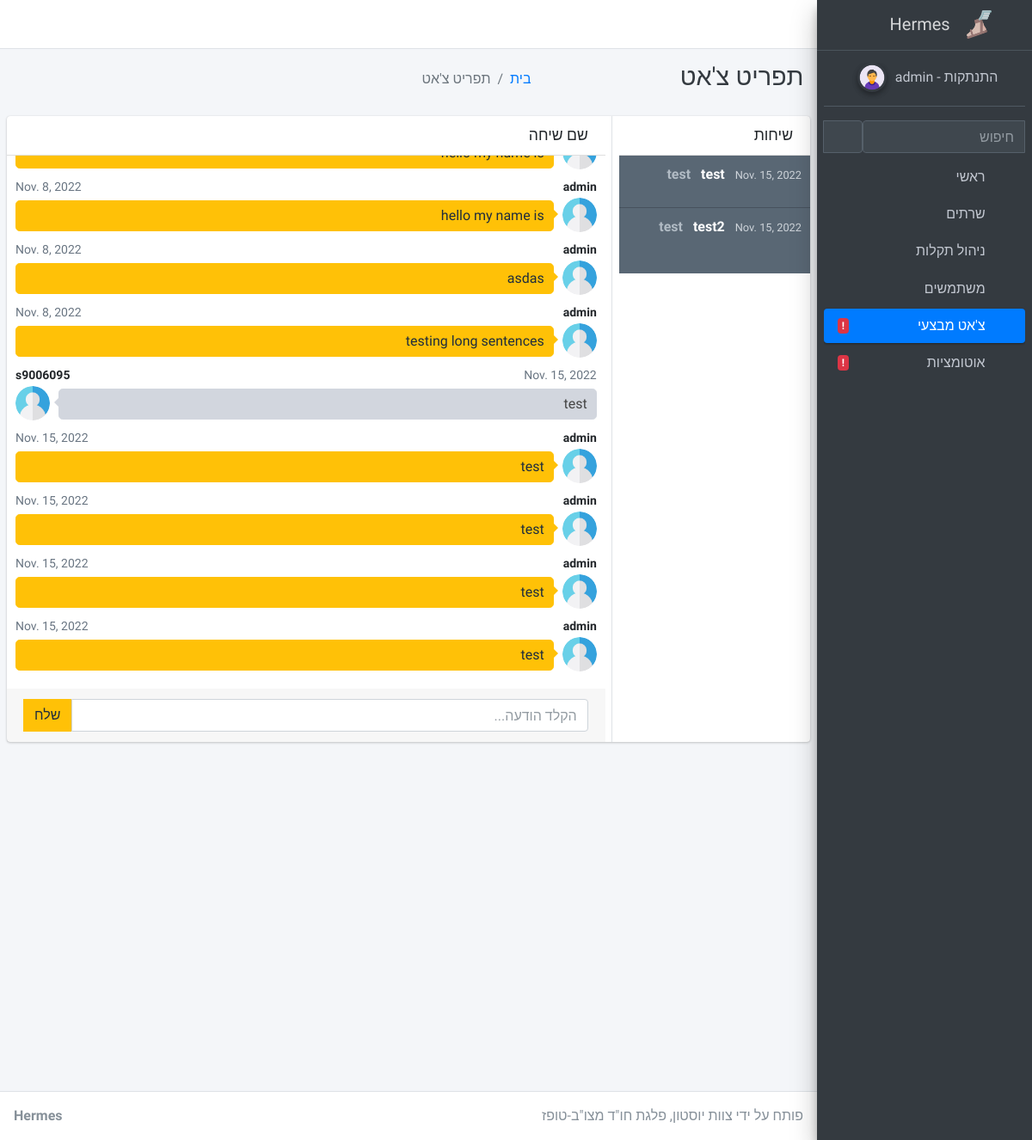
The app's page /chat/test/ (signed in) with its own data.
### apps/chat/models.py (models this page shows, shortened)
class Message(models.Model):
    room = models.ForeignKey(Room, related_name='messages', on_delete=models.CASCADE)
    user = models.ForeignKey(User, related_name='messages', on_delete=models.CASCADE)
    content = models.TextField()
    date_added = models.DateField(auto_now_add=True)
    class Meta:
        ordering = ('date_added',)

class Room(models.Model):
    name = models.CharField(max_length=255)
    slug = models.SlugField(unique=True)
    updated = models.DateField(auto_now_add=True)
    lastMessage = models.CharField(blank=True,max_length=255)

### apps/chat/views.py (the view)
# urls.py: path('<slug:slug>/', views.rooms_id, name='rooms_id'),
@login_required
def rooms_id(request, slug):
    context = {'chat'}
    rooms = Room.objects.all()
    current = Room.objects.get(slug=slug)
    messages = Message.objects.filter(room=current)[0:25]
    return render(request, 'chat/rooms.html', {'room': current, 'rooms': rooms, 'messages': messages, 'segment': context})

### apps/context_processors.py (called while the page is built)
def cfg_assets_root(request):
    return { 'ASSETS_ROOT' : settings.ASSETS_ROOT }

### apps/templates/chat/rooms.html (shortened to what this page needs)
{% extends 'layouts/base.html' %}
{% block body_class %} sidebar-mini layout-fixed layout-navbar-fixed layout-footer-fixed {% endblock body_class %}
{% block stylesheets %}
  <link rel="stylesheet" href="{{ ASSETS_ROOT }}/plugins/fontawesome-free/css/all.min.css">
  <link rel="stylesheet" href="{{ ASSETS_ROOT }}/css/adminlte.min.css">
{% endblock stylesheets %}
{% block content %}
  <div class="content-wrapper">
    <div class="content-header" style="direction:rtl">
      <div class="container-fluid">
        <div class="row mb-2">
          <div class="col-sm-3">
            <h1 class="m-0 text-dark">תפריט צ'אט</h1>
          </div>
          <div class="col-sm-3">
            <ol class="breadcrumb float-sm-left">
              <li class="breadcrumb-item"><a href="/">בית</a></li>
              <li class="breadcrumb-item active">תפריט צ'אט</li>
            </ol>
          </div>
        </div>
      </div>
    </div>
    <section class="content">
        <div class="card direct-chat direct-chat-warning">
            <div class="row">
                <div class="col-md-9 border-right">
                    <div class="card-header">
                        <h3 class="card-title">שם שיחה</h3>
                      </div>
                    <div class="direct-chat-messages" style="height:620px" id="chat-messages">
                        {% for m in messages %}
                            {% if m.user != request.user %}
                                <div class="direct-chat-msg">
                                    <div class="direct-chat-infos clearfix">
                                        <span class="direct-chat-name float-left">{{ m.user.username }}</span>
                                        <span class="direct-chat-timestamp float-right">{{m.date_added}}</span>
                                    </div>
                                    <img class="direct-chat-img" src="{{ ASSETS_ROOT }}/img/user.png" alt="message user image">
                                    <div class="direct-chat-text">
                                        {{ m.content }}
                                    </div>
                                </div>
                            {% else %}
                                <div class="direct-chat-msg right">
                                    <div class="direct-chat-infos clearfix">
                                        <span class="direct-chat-name float-right">{{ m.user.username }}</span>
                                        <span class="direct-chat-timestamp float-left">{{m.date_added}}</span>
                                    </div>
                                    <img class="direct-chat-img" src="{{ ASSETS_ROOT }}/img/user.png" alt="message user image">
                                    <div class="direct-chat-text">
                                        {{m.content}}
                                    </div>
                                </div>
                            {% endif %}
                    {% endfor %}
                    </div>
                    <div class="card-footer">
                        <form action="." method="post">
                            <div class="input-group">
                                <span class="input-group-append">
                                    <button id="chat-message-submit" type="button" class="btn btn-warning">שלח</button>
                                </span>
                                <input type="text" name="content" placeholder="הקלד הודעה..." class="form-control" id="chat-message-input">
                            </div>
                        </form>
                    </div>
                </div>
                <div class="col-md-3">
                    <div class="card-header">
                        <h3 class="card-title">שיחות</h3>
                    </div>
                    <div class="direct-chat-contacts" style="height:auto;position:inherit;transform:none;">
                        <ul class="contacts-list" id="roomslist">
                            {% for room in rooms %}
                            <li>
                                <a href="{% url 'rooms_id' room.slug %}">
                                    <div class="contacts-list-info">
                                        <span class="contacts-list-name">
                                            <span class="contacts-list-msg">{{room.lastMessage}}</span>
                                            {{room.slug}}
                                            <small class="contacts-list-date">{{room.updated}}</small>
                                        </span>
                                    </div>
                                </a>
                                <a href="{% url 'room' room.slug %}">
                                    <div class="contacts-list-info">
                                        <span class="contacts-list-name">
                                            <i class="fas fa-comments float-left"></i>
                                        </span>
                                    </div>
                                </a>
                            </li>
                            {% endfor %}
                        </ul>
                    </div>
                </div>
            </div>
        </div>
    </section>
  </div>
{% endblock %}

### apps/templates/includes/sidebar.html (shortened to what this page needs)
  <aside class="main-sidebar sidebar-dark-primary elevation-4">
    <a href="/" class="brand-link text-center">
      <span class="brand-text font-weight-light">Hermes</span>
      <img src="{{ ASSETS_ROOT }}/img/hermes-logo.png" alt="Hermes Logo" class="brand-image" style="opacity: .8;">
    </a>
    <div class="sidebar">
      <div class="user-panel mt-3 pb-3 mb-3 d-flex justify-content-center">
        <div class="image">
          <img src="{{ ASSETS_ROOT }}/img/admin.png" class="img-circle elevation-2" alt="User Image">
        </div>
        <div class="info">
          <a href="{% url 'login' %}" class="d-block">
            {{ user.username }} - התנתקות
          </a>
        </div>
      </div>
      <div class="form-inline" style="direction:rtl">
        <div class="input-group" data-widget="sidebar-search">
          <input class="form-control form-control-sidebar" type="search" placeholder="חיפוש" aria-label="חיפוש">
          <div class="input-group-append">
            <button class="btn btn-sidebar">
              <i class="fas fa-search fa-fw"></i>
            </button>
          </div>
        </div>
      </div>
      <nav class="mt-2">
        <ul class="nav nav-pills nav-sidebar flex-column" data-widget="treeview" role="menu" data-accordion="false">
          <li class="nav-item has-treeview {% if 'main' in segment %} menu-open {% endif %}">
            <a href="/" class="nav-link {% if 'main' in segment %} active {% endif %}">
              <p>
                ראשי
                <i class="right fas fa-angle-left"></i>
              </p>
              <i class="fas fa-home nav-icon"></i>
            </a>
          </li>
          <li class="nav-item has-treeview {% if 'management' in segment %} menu-open {% endif %}">
            <a href="/" class="nav-link {% if 'management' in segment %} active {% endif %}">
              <p>
                שרתים
                <i class="fas fa-angle-left right"></i>
              </p>
              <i class="fas fa-server nav-icon"></i>
            </a>
          </li>
          <li class="nav-item has-treeview {% if 'management' in segment %} menu-open {% endif %}">
            <a href="/" class="nav-link {% if 'management' in segment %} active {% endif %}">
              <p>
                ניהול תקלות
                <i class="fas fa-angle-left right"></i>
              </p>
              <i class="nav-icon fas fa-th"></i>
            </a>
          </li>
          <li class="nav-item has-treeview {% if 'users' in segment %} menu-open {% endif %}">
            <a href="/" class="nav-link {% if 'users' in segment %} active {% endif %}">
              <p>
                משתמשים
                <i class="fas fa-angle-left right"></i>
              </p>
              <i class="fas fa-user nav-icon"></i>
            </a>
          </li>
          <li class="nav-item">
            <a href="/chat/" class="nav-link {% if 'chat' in segment %} active {% endif %}">
              <p>
                צ'אט מבצעי
                <span class="right badge badge-danger">!</span>
              </p>
              <i class="fas fa-comment nav-icon"></i>
            </a>
          </li>
          <li class="nav-item">
            <a href="/automations" class="nav-link {% if 'automations' in segment %} active {% endif %}">
              <p>
                אוטומציות
                <span class="right badge badge-danger">!</span>
              </p>
              <i class="nav-icon fas fa-robot"></i>
            </a>
          </li>
        </ul>
      </nav>
    </div>
  </aside>

### records on screen
Message: user.username "admin", date_added "Nov. 8, 2022", content "hello my name is"
Message: user.username "admin", date_added "Nov. 8, 2022", content "asdas"
Message: user.username "admin", date_added "Nov. 8, 2022", content "testing long sentences"
Message: user.username "s9006095", date_added "Nov. 15, 2022", content "test"
Message: user.username "admin", date_added "Nov. 15, 2022", content "test"
Message: user.username "admin", date_added "Nov. 15, 2022", content "test"
Message: user.username "admin", date_added "Nov. 15, 2022", content "test"
Message: user.username "admin", date_added "Nov. 15, 2022", content "test"
Room: lastMessage "test", slug "test", updated "Nov. 15, 2022"
Room: lastMessage "test", slug "test2", updated "Nov. 15, 2022"

### other values on screen
{{ user.username }} "admin"
